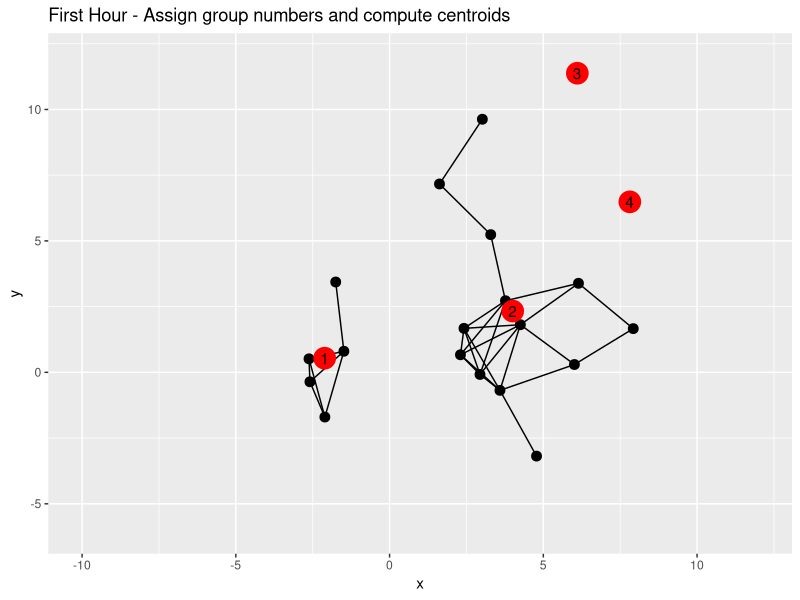
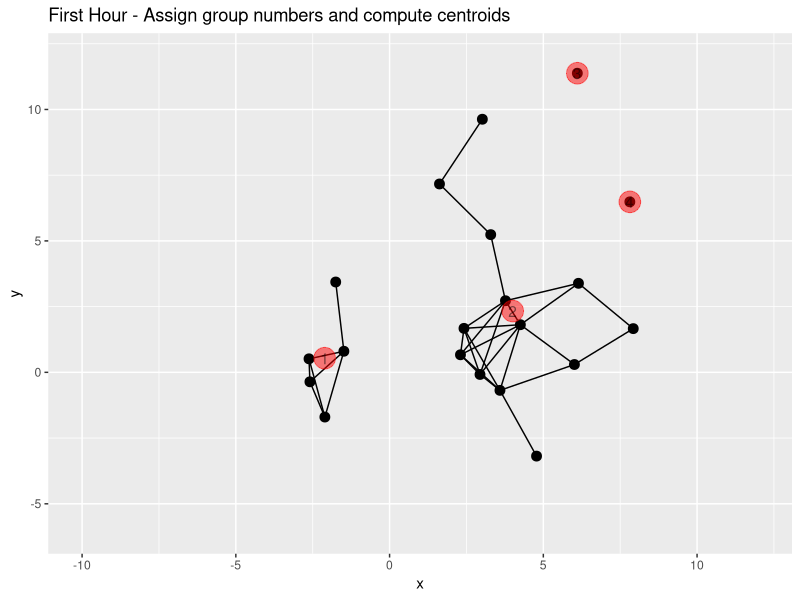
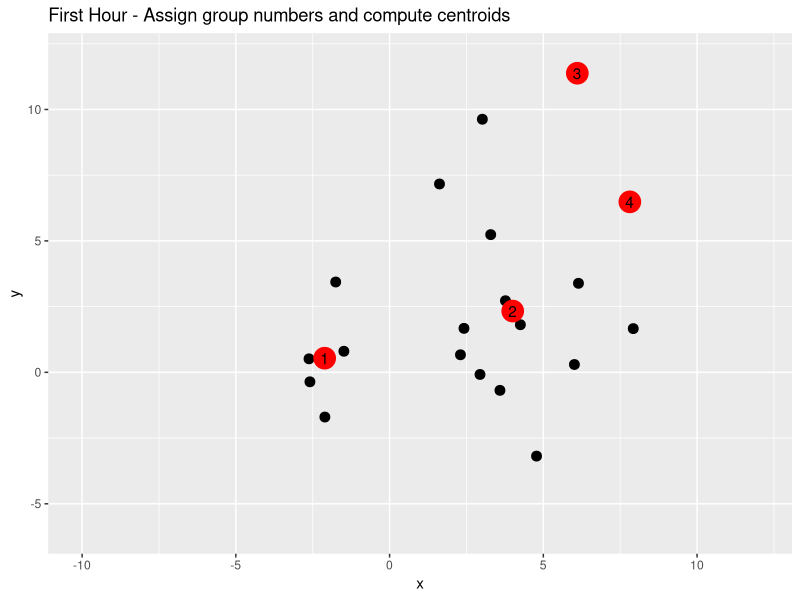
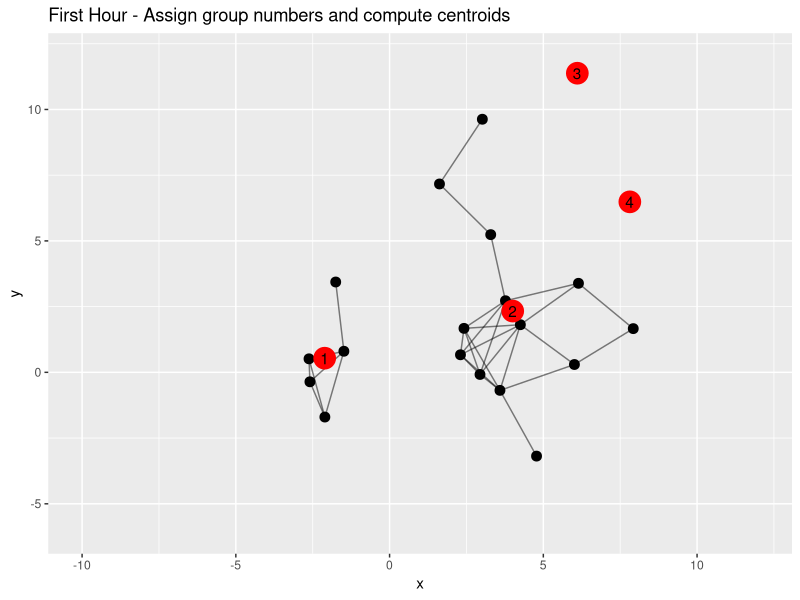
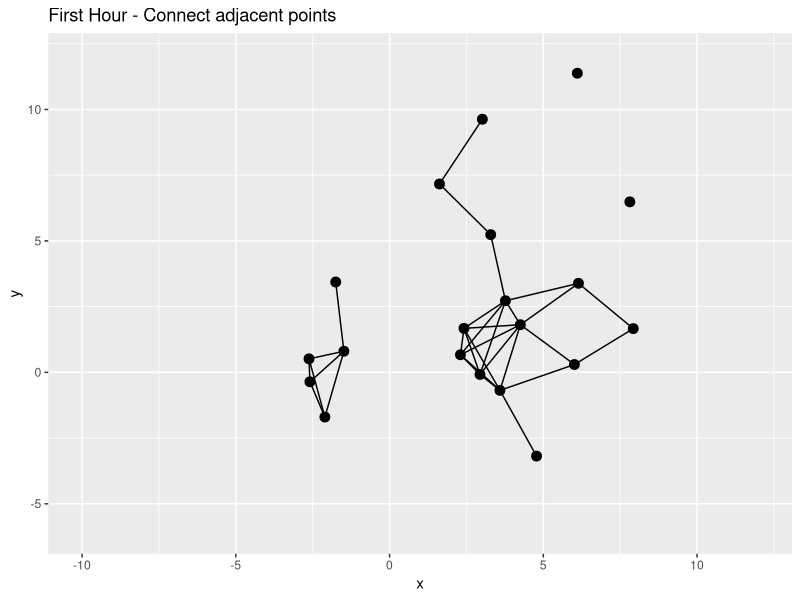
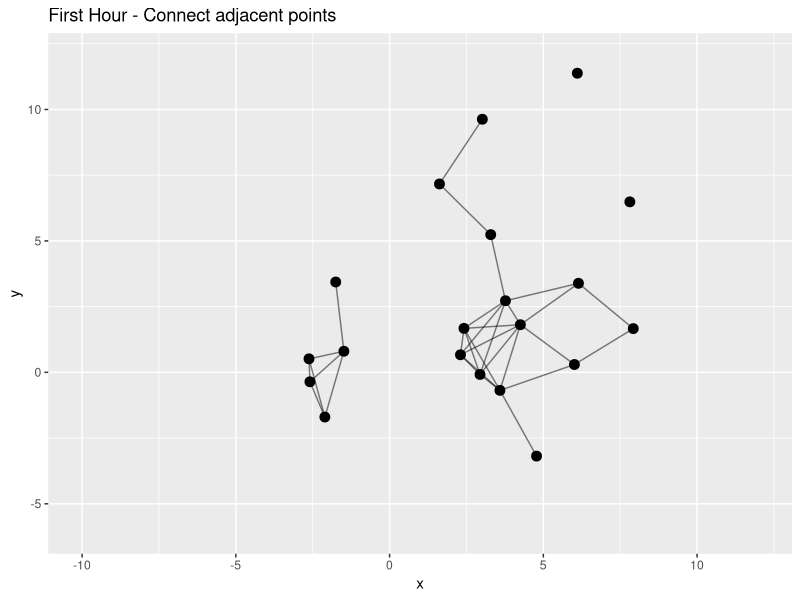
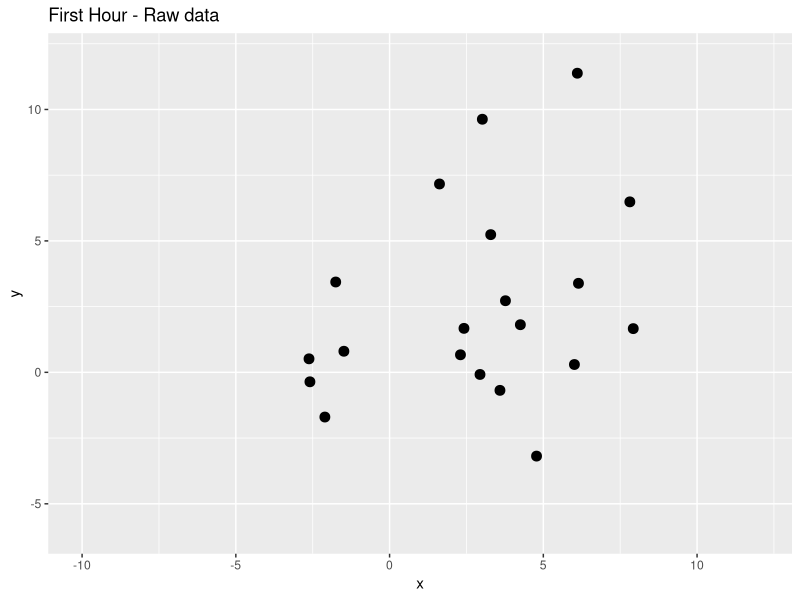
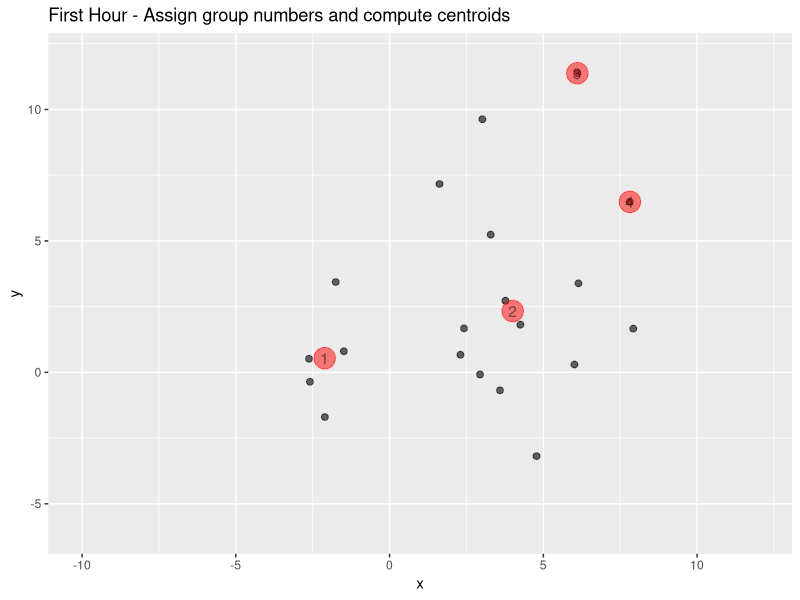

Write the R code that produced these figures, in order.
## ---- chunk 1
knitr::opts_chunk$set(echo = TRUE)
library(tidyverse)
library(igraph)
## ---- chunk 2
summary(cars)
## ---- chunk 3
set.seed(1256)
x = rnorm(10, mean = 0, sd = 3)
y = rnorm(10, mean = 0, sd = 2)
x = c(x,rnorm(10, mean = 5, sd = 2))
y = c(y,rnorm(10, mean = 5, sd = 3))
points = data.frame(x=x, y=y)
## ---- chunk 4
adj_matrix = as.matrix(dist(points))<3
sim_graph = graph.adjacency(adj_matrix, mode = "undirected")
## ---- chunk 5
points$membership = clusters(sim_graph) %>% .[['membership']]
centers = points %>%
  group_by(membership) %>%
  summarise(c_x = mean(x), c_y = mean(y))
## ---- chunk 6
edges = as_edgelist(sim_graph)

edges = as.data.frame(edges)


edges$V1 = as.numeric(as.character(edges$V1))
edges$V2 = as.numeric(as.character(edges$V2))


segs = edges %>%
  mutate(x1= points[V1,1], y1 = points[V1,2], x2 = points[V2,1], y2 = points[V2,2], from = V1, to = V2) %>%
  select(x1, y1, x2, y2, from, to)

ggplot(points)+
  geom_point(aes(x,y), size = 3)+
  geom_segment(data = segs, aes(x = x1, y= y1, xend = x2, yend = y2)) +
  geom_point(data =centers, aes(c_x,c_y), col = "red", size = 7) +
  geom_text(data = centers, aes(c_x,c_y,label = seq(1:4)))+
  ggtitle("First Hour - Assign group numbers and compute centroids")+
  ylim(c(-6,12))+
  xlim(c(-10,12))
ggsave("h1-3-1.jpg", dpi = 600)
## ---- chunk 7
ggplot(points)+
  geom_point(aes(x,y), size = 3)+
  geom_segment(data = segs, aes(x = x1, y= y1, xend = x2, yend = y2)) +
  geom_point(data =centers, aes(c_x,c_y), col = "red", size = 7, alpha = 0.5) +
  geom_text(data = centers, aes(c_x,c_y,label = seq(1:4)), alpha = 0.5)+
  ggtitle("First Hour - Assign group numbers and compute centroids")+
  ylim(c(-6,12))+
  xlim(c(-10,12))
ggsave("h1-2-2.jpg", dpi = 600)
## ---- chunk 8
ggplot(points)+
  geom_point(aes(x,y), size = 3)+
  geom_point(data =centers, aes(c_x,c_y), col = "red", size = 7) +
  geom_text(data = centers, aes(c_x,c_y,label = seq(1:4)))+
  ggtitle("First Hour - Assign group numbers and compute centroids")+
  ylim(c(-6,12))+
  xlim(c(-10,12))
ggsave("h1-4-1.jpg", dpi = 600)
## ---- chunk 9
ggplot(points)+
  geom_point(aes(x,y), size = 3)+
  geom_segment(data = segs, aes(x = x1, y= y1, xend = x2, yend = y2), alpha = 0.5) +
  geom_point(data =centers, aes(c_x,c_y), col = "red", size = 7) +
  geom_text(data = centers, aes(c_x,c_y,label = seq(1:4)))+
  ggtitle("First Hour - Assign group numbers and compute centroids")+
  ylim(c(-6,12))+
  xlim(c(-10,12))
ggsave("h1-3-2.jpg", dpi = 600)
## ---- chunk 10
ggplot(points)+
  geom_point(aes(x,y), size = 3)+
  geom_segment(data = segs, aes(x = x1, y= y1, xend = x2, yend = y2)) +
  ggtitle("First Hour - Connect adjacent points")+
  ylim(c(-6,12))+
  xlim(c(-10,12))
ggsave("h1-2-1.jpg", dpi = 600)
## ---- chunk 11
ggplot(points)+
  geom_point(aes(x,y), size = 3)+
  geom_segment(data = segs, aes(x = x1, y= y1, xend = x2, yend = y2), alpha = 0.5) +
  ggtitle("First Hour - Connect adjacent points")+
  ylim(c(-6,12))+
  xlim(c(-10,12))
ggsave("h1-1-2.jpg", dpi = 600)
## ---- chunk 12
ggplot(points)+
  geom_point(aes(x,y), size = 3)+
  ggtitle("First Hour - Raw data")+
  ylim(c(-6,12))+
  xlim(c(-10,12))
ggsave("h1-1-1.jpg", dpi = 600)
## ---- chunk 13
ggplot(points)+
  geom_point(aes(x,y), size = 2, alpha = 0.6)+
  geom_point(data =centers, aes(c_x,c_y), col = "red", size = 7, alpha = 0.5) +
  geom_text(data = centers, aes(c_x,c_y,label = seq(1:4)), alpha = 0.5)+
  ggtitle("First Hour - Assign group numbers and compute centroids")+
  ylim(c(-6,12))+
  xlim(c(-10,12))
ggsave("h1-4-2.jpg", dpi = 600)
## ---- chunk 14
ggplot(points)+
  geom_point(aes(x,y), alpha = 0.3)+
  ggtitle("First Hour - Assign group numbers and compute centroids")+
  ylim(c(-6,12))+
  xlim(c(-10,12))
ggsave("h1-4-3.jpg", dpi = 600)
## ---- chunk 15
x = rnorm(10, mean = -3, sd = 3)
y = rnorm(10, mean = 0, sd = 2)
x = c(x,rnorm(10, mean = 6, sd = 2))
y = c(y,rnorm(10, mean = 7, sd = 2))
points_2 = data.frame(x=x, y=y)
## ---- chunk 16
ggplot(points_2)+
  geom_point(aes(x,y), size = 3)+
  geom_point(data = points, aes(x,y), alpha = 0.3)+
  ggtitle("Second Hour - Raw data")+
  ylim(c(-6,12))+
  xlim(c(-10,12))


ggsave("h2-1-2.jpg", dpi = 600)
## ---- chunk 17
ggplot(points_2)+
  geom_point(aes(x,y), size = 3, alpha = 0.5)+
  geom_point(data = points, aes(x,y), alpha = 0.3)+
  ggtitle("Second Hour - Raw data")+
  ylim(c(-6,12))+
  xlim(c(-10,12))
ggsave("h2-1-1.jpg", dpi = 600)
## ---- chunk 18
ggplot(points_2)+
  geom_point(aes(x,y), size = 3) +
  geom_point(data = points, aes(x,y), alpha = 0.3)+
  geom_point(data =centers, aes(c_x,c_y), col = "red", size = 7, alpha = 0.5) +
  geom_text(data = centers, aes(c_x,c_y,label = seq(1:4)), alpha = 0.5)+
  ggtitle("Second Hour - Raw data + known centroids")+
  ylim(c(-6,12))+
  xlim(c(-10,12))
ggsave("h2-2-1.jpg", dpi = 600)
## ---- chunk 19
ggplot(points_2)+
  geom_point(aes(x,y), size = 3) +
  geom_point(data = points, aes(x,y), alpha = 0.3)+
  geom_point(data =centers, aes(c_x,c_y), col = "red", size = 7) +
  geom_text(data = centers, aes(c_x,c_y,label = seq(1:4)))+
  ggtitle("Second Hour - Raw data + known centroids")+
  ylim(c(-6,12))+
  xlim(c(-10,12))
ggsave("h2-2-2.jpg", dpi = 600)
## ---- chunk 20
adj_matrix = centers %>%
  select(x = c_x,y = c_y) %>%
  rbind(points_2) %>%
  dist() %>%
  as.matrix()



adj_matrix = adj_matrix<3
sim_graph = graph.adjacency(adj_matrix, mode = "undirected")
## ---- chunk 21
edges = as_edgelist(sim_graph)

edges = as.data.frame(edges)


edges$V1 = as.numeric(as.character(edges$V1))
edges$V2 = as.numeric(as.character(edges$V2))

temp = centers %>%
  select(x = c_x,y = c_y) %>%
  rbind(points_2)

segs = data.frame(x1 = temp[edges$V1,1][['x']], y1 = temp[edges$V1,2][['y']], x2 = temp[edges$V2,1][['x']], y2 =  temp[edges$V2,2][['y']])

ggplot(points_2)+
  geom_point(aes(x,y), size = 3)+
  geom_point(data = points, aes(x,y), alpha = 0.3)+
  geom_segment(data = segs, aes(x = x1, y= y1, xend = x2, yend = y2))+
  geom_point(data =centers, aes(c_x,c_y), col = "red", size = 7) +
  geom_text(data = centers, aes(c_x,c_y,label = seq(1:4))) +
  ggtitle("Second hour - Connect adjacent points")+
  ylim(c(-6,12))+
  xlim(c(-10,12))
ggsave("h2-3-2.jpg", dpi = 600)
## ---- chunk 22
ggplot(points_2)+
  geom_point(aes(x,y), size = 3)+
  geom_point(data = points, aes(x,y), alpha = 0.3)+
  geom_segment(data = segs, aes(x = x1, y= y1, xend = x2, yend = y2), alpha = 0.5)+
  geom_point(data =centers, aes(c_x,c_y), col = "red", size = 7) +
  geom_text(data = centers, aes(c_x,c_y,label = seq(1:4))) +
  ggtitle("Second hour - Connect adjacent points")+
  ylim(c(-6,12))+
  xlim(c(-10,12))
ggsave("h2-3-1.jpg", dpi = 600)
## ---- chunk 23
temp$nearest = sapply(as.data.frame(as.matrix(dist(temp))[1:4,]), which.min)
## ---- chunk 24
segs2 = data.frame(x1 = temp$x[seq(1:24)], y1 = temp$y[seq(1:24)], x2 = temp$x[temp$nearest], y2 = temp$y[temp$nearest])
segs2 = segs2[-c(14,15),]
## ---- chunk 25
ggplot(points_2)+
  geom_point(aes(x,y), size = 3)+
  geom_point(data = points, aes(x,y), alpha = 0.3)+
  geom_segment(data = segs, aes(x = x1, y= y1, xend = x2, yend = y2))+
  geom_segment(data=segs2,aes(x = x1, y= y1, xend = x2, yend = y2), col = "red", size =1)+
  geom_point(data =centers, aes(c_x,c_y), col = "red", size = 7) +
  geom_text(data = centers, aes(c_x,c_y,label = seq(1:4)))+
  ggtitle("Second hour - Assign points to connected nearest known centroids")+
  ylim(c(-6,12))+
  xlim(c(-10,12))
ggsave("h2-4-2.jpg", dpi = 600)
## ---- chunk 26
ggplot(points_2)+
  geom_point(aes(x,y), size = 3)+
  geom_point(data = points, aes(x,y), alpha = 0.3)+
  geom_segment(data = segs, aes(x = x1, y= y1, xend = x2, yend = y2))+
  geom_segment(data=segs2,aes(x = x1, y= y1, xend = x2, yend = y2), col = "red", size =1, alpha = 0.5)+
  geom_point(data =centers, aes(c_x,c_y), col = "red", size = 7) +
  geom_text(data = centers, aes(c_x,c_y,label = seq(1:4)))+
  ggtitle("Second hour - Assign points to connected nearest known centroids")+
  ylim(c(-6,12))+
  xlim(c(-10,12))
ggsave("h2-4-1.jpg", dpi = 600)
## ---- chunk 27
ggplot(points_2)+
  geom_point(aes(x,y), size = 3)+
  geom_point(data = points, aes(x,y), alpha = 0.3)+
  geom_segment(data = segs, aes(x = x1, y= y1, xend = x2, yend = y2), alpha = 0.5)+
  geom_segment(data=segs2,aes(x = x1, y= y1, xend = x2, yend = y2), col = "red", size =1)+
  geom_point(data =centers, aes(c_x,c_y), col = "red", size = 7) +
  geom_text(data = centers, aes(c_x,c_y,label = seq(1:4)))+
  ggtitle("Second hour - Assign points to connected nearest known centroids")+
  ylim(c(-6,12))+
  xlim(c(-10,12))
ggsave("h2-5-1.jpg", dpi = 600)
## ---- chunk 28
ggplot(points_2)+
  geom_point(aes(x,y), size = 3)+
  geom_point(data = points, aes(x,y), alpha = 0.3)+
  geom_segment(data=segs2,aes(x = x1, y= y1, xend = x2, yend = y2), col = "red", size =1)+
  geom_point(data =centers, aes(c_x,c_y), col = "red", size = 7) +
  geom_text(data = centers, aes(c_x,c_y,label = seq(1:4)))+
  ggtitle("Second hour - Assign points to connected nearest known centroids")+
  ylim(c(-6,12))+
  xlim(c(-10,12))
ggsave("h2-5-2.jpg", dpi = 600)
## ---- chunk 29
points_2$membership = c(1,1,1,2,1,1,1,1,1,5,6,4,2,4,3,4,4,4,4,4)

centers2 = points_2 %>%
  group_by(membership) %>%
  summarise(c_x = mean(x), c_y = mean(y))

ggplot(points_2)+
  geom_point(aes(x,y), size = 3)+
  geom_point(data = points, aes(x,y), alpha = 0.3)+
  geom_segment(data=segs2,aes(x = x1, y= y1, xend = x2, yend = y2), col = "red", size =1)+
  geom_point(data =centers2, aes(c_x,c_y), col = "red", size = 7) +
  geom_text(data = centers2, aes(c_x,c_y,label = seq(1:6)))+
  ggtitle("Second hour - Assign group numbers and recompute centroids")+
  ylim(c(-6,12))+
  xlim(c(-10,12))
ggsave("h2-6-4.jpg", dpi = 600)
## ---- chunk 30
ggplot(points_2)+
  geom_point(aes(x,y), size = 3)+
  geom_point(data = points, aes(x,y), alpha = 0.3)+
  geom_segment(data=segs2,aes(x = x1, y= y1, xend = x2, yend = y2), col = "red", size =1)+
  geom_point(data =centers, aes(c_x,c_y), col = "red", size = 7, alpha = 0.8) +
  geom_text(data = centers, aes(c_x,c_y,label = seq(1:4)), alpha = 0.8)+
  geom_point(data =centers2, aes(c_x,c_y), col = "red", size = 7, alpha = 0.2) +
  geom_text(data = centers2, aes(c_x,c_y,label = seq(1:6)), alpha = 0.2)+
  ggtitle("Second hour - Assign group numbers and recompute centroids")+
  ylim(c(-6,12))+
  xlim(c(-10,12))
ggsave("h2-6-1.jpg", dpi = 600)
## ---- chunk 31
ggplot(points_2)+
  geom_point(aes(x,y), size = 3)+
  geom_point(data = points, aes(x,y), alpha = 0.3)+
  geom_segment(data=segs2,aes(x = x1, y= y1, xend = x2, yend = y2), col = "red", size =1)+
  geom_point(data =centers, aes(c_x,c_y), col = "red", size = 7, alpha = 0.5) +
  geom_text(data = centers, aes(c_x,c_y,label = seq(1:4)), alpha = 0.5)+
  geom_point(data =centers2, aes(c_x,c_y), col = "red", size = 7, alpha = 0.5) +
  geom_text(data = centers2, aes(c_x,c_y,label = seq(1:6)), alpha = 0.5)+
  ggtitle("Second hour - Assign group numbers and recompute centroids")+
  ylim(c(-6,12))+
  xlim(c(-10,12))
ggsave("h2-6-2.jpg", dpi = 600)
## ---- chunk 32
ggplot(points_2)+
  geom_point(aes(x,y), size = 3)+
  geom_point(data = points, aes(x,y), alpha = 0.3)+
  geom_segment(data=segs2,aes(x = x1, y= y1, xend = x2, yend = y2), col = "red", size =1)+
  geom_point(data =centers, aes(c_x,c_y), col = "red", size = 7, alpha = 0.2) +
  geom_text(data = centers, aes(c_x,c_y,label = seq(1:4)), alpha = 0.2)+
  geom_point(data =centers2, aes(c_x,c_y), col = "red", size = 7, alpha = 0.8) +
  geom_text(data = centers2, aes(c_x,c_y,label = seq(1:6)), alpha = 0.8)+
  ggtitle("Second hour - Assign group numbers and recompute centroids")+
  ylim(c(-6,12))+
  xlim(c(-10,12))
ggsave("h2-6-3.jpg", dpi = 600)
## ---- chunk 33
ggplot(points_2)+
  geom_point(aes(x,y), size = 3)+
  geom_point(data = points, aes(x,y), alpha = 0.3)+
  geom_segment(data=segs2,aes(x = x1, y= y1, xend = x2, yend = y2), col = "red", size =1, alpha = 0.5)+
  geom_point(data =centers2, aes(c_x,c_y), col = "red", size = 7) +
  geom_text(data = centers2, aes(c_x,c_y,label = seq(1:6)))+
  ggtitle("Second hour - Assign group numbers and recompute centroids")+
  ylim(c(-6,12))+
  xlim(c(-10,12))
ggsave("h2-7-1.jpg", dpi = 600)
## ---- chunk 34
ggplot(points_2)+
  geom_point(aes(x,y), size = 3)+
  geom_point(data = points, aes(x,y), alpha = 0.3)+
  geom_point(data =centers2, aes(c_x,c_y), col = "red", size = 7) +
  geom_text(data = centers2, aes(c_x,c_y,label = seq(1:6)))+
  ggtitle("Second hour - Assign group numbers and recompute centroids")+
  ylim(c(-6,12))+
  xlim(c(-10,12))
ggsave("h2-7-2.jpg", dpi = 600)
## ---- chunk 35
plot(sim_graph)
## ---- chunk 36

